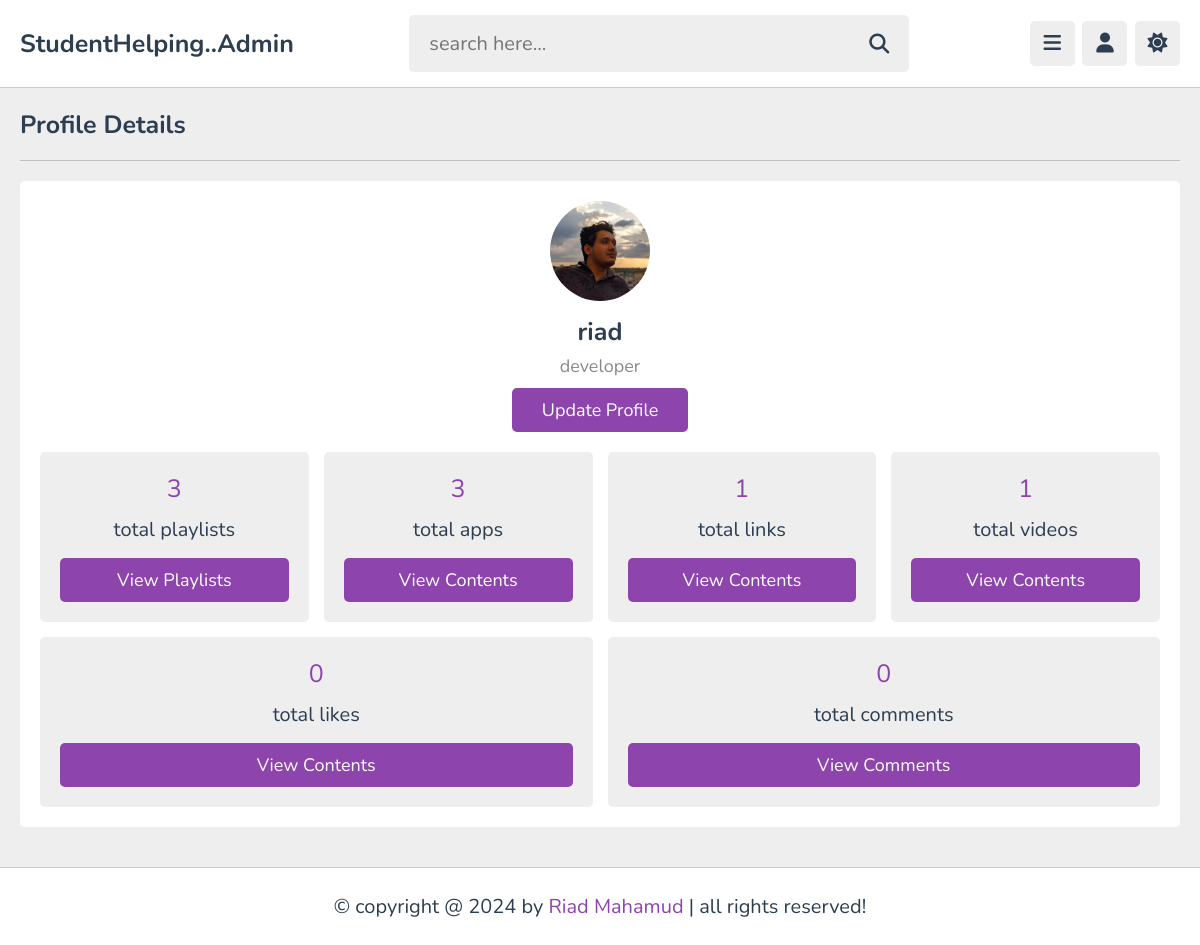
The page /admin/profile.php (signed in) on the database its author committed.
### tables this page shows
CREATE TABLE `tutors` (
  `id` varchar(20) NOT NULL,
  `name` varchar(50) NOT NULL,
  `profession` varchar(50) NOT NULL,
  `email` varchar(50) NOT NULL,
  `password` varchar(50) NOT NULL,
  `image` varchar(100) NOT NULL
);

### admin/profile.php (the view, shortened to what this page needs)
<?php
   include '../components/connect.php';
   if(isset($_COOKIE['tutor_id'])){
      $tutor_id = $_COOKIE['tutor_id'];
   }else{
      $tutor_id = '';
      header('location:login.php');
   }
   $select_playlists = $conn->prepare("SELECT * FROM `playlist_all` WHERE tutor_id = ?");
   $select_playlists->execute([$tutor_id]);
   $total_playlists = $select_playlists->rowCount();
   $select_contents = $conn->prepare("SELECT * FROM `content` WHERE tutor_id = ?");
   $select_contents->execute([$tutor_id]);
   $total_contents = $select_contents->rowCount();
   $select_likes = $conn->prepare("SELECT * FROM `likes` WHERE tutor_id = ?");
   $select_likes->execute([$tutor_id]);
   $total_likes = $select_likes->rowCount();
   $select_comments = $conn->prepare("SELECT * FROM `comments` WHERE tutor_id = ?");
   $select_comments->execute([$tutor_id]);
   $total_comments = $select_comments->rowCount();
   $select_apps = $conn->prepare("SELECT * FROM `app_upload` WHERE tutor_id = ?");
$select_apps->execute([$tutor_id]);
$total_apps = $select_apps->rowCount();
$select_links = $conn->prepare("SELECT * FROM `links_upload` WHERE tutor_id = ?");
$select_links->execute([$tutor_id]);
$total_link = $select_links->rowCount();
?>
<!DOCTYPE html>
<html lang="en">
<head>
   <link rel="stylesheet" href="https://cdnjs.cloudflare.com/ajax/libs/font-awesome/6.2.0/css/all.min.css">
   <link rel="stylesheet" href="../css/admin_style.css">
</head>
<body>
<?php include '../components/admin_header.php'; ?>
<section class="tutor-profile" style="min-height: calc(100vh - 19rem);">
   <h1 class="heading">profile details</h1>
   <div class="details">
      <div class="tutor">
         <img src="../uploaded_files/<?= $fetch_profile['image']; ?>" alt="">
         <h3><?= $fetch_profile['name']; ?></h3>
         <span><?= $fetch_profile['profession']; ?></span>
         <a href="update.php" class="inline-btn">update profile</a>
      </div>
      <div class="flex">
         <div class="box">
            <span><?= $total_playlists; ?></span>
            <p>total playlists</p>
            <a href="playlists.php" class="btn">view playlists</a>
         </div>
         <div class="box">
            <span><?= $total_apps; ?></span>
            <p>total apps</p>
            <a href="contents.php" class="btn">view contents</a>
         </div>
         <div class="box">
            <span><?= $total_link; ?></span>
            <p>total links</p>
            <a href="contents.php" class="btn">view contents</a>
         </div>
         <div class="box">
            <span><?= $total_contents; ?></span>
            <p>total videos</p>
            <a href="contents.php" class="btn">view contents</a>
         </div>
         <div class="box">
            <span><?= $total_likes; ?></span>
            <p>total likes</p>
            <a href="contents.php" class="btn">view contents</a>
         </div>
         <div class="box">
            <span><?= $total_comments; ?></span>
            <p>total comments</p>
            <a href="comments.php" class="btn">view comments</a>
         </div>
      </div>
   </div>
</section>
<?php include '../components/footer.php'; ?>
</body>
</html>

### css/admin_style.css (style rules this page uses)
:root { --main-color:#8e44ad; --red:#e74c3c; --oragen:#f39c12; --white:#fff; --black:#2c3e50; --light-color:#888; --light-bg:#eee; --border:.1rem solid rgba(0,0,0,.2); }
* { font-family: 'Nunito', sans-serif; margin: 0; padding: 0; box-sizing: border-box; outline: none; border: none; text-decoration: none; }
html { font-size: 62.5%; overflow-x: hidden; }
body { background-color: var(--light-bg); padding-left: 30rem; }
section { padding:2rem; max-width: 1200px; margin: 0 auto; }
.btn, .option-btn, .delete-btn, .inline-btn, .inline-option-btn, .inline-delete-btn { border-radius: .5rem; padding: 1rem 3rem; font-size: 1.8rem; color: #fff; margin-top: 1rem; text-transform: capitalize; cursor: pointer; text-align: center; }
.btn, .option-btn, .delete-btn { display: block; width: 100%; }
.inline-btn, .inline-option-btn, .inline-delete-btn { display: inline-block; }
.btn, .inline-btn { background-color: var(--main-color); }
.heading { padding-bottom: 1.8rem; border-bottom: var(--border); font-size: 2.5rem; color: var(--black); text-transform: capitalize; margin-bottom: 2rem; }
.tutor-profile .details { background-color: var(--white); border-radius: .5rem; padding: 2rem; text-align: center; }
.tutor-profile .details .tutor { margin-bottom: 2rem; }
.tutor-profile .details .tutor img { height: 10rem; width: 10rem; border-radius: 50%; object-fit: cover; margin-bottom: .5rem; }
.tutor-profile .details .tutor h3 { font-size: 2.5rem; color: var(--black); margin: .5rem 0; }
.tutor-profile .details .tutor span { font-size: 1.8rem; color: var(--light-color); display: block; }
.tutor-profile .details .flex { display: flex; gap: 1.5rem; align-items: center; flex-wrap: wrap; }
.tutor-profile .details .flex .box { flex: 1 1 26rem; border-radius: .5rem; background-color: var(--light-bg); padding: 2rem; }
.tutor-profile .details .flex span { color: var(--main-color); display: block; margin-bottom: .5rem; font-size: 2.5rem; }
.tutor-profile .details .flex .box p { font-size: 2rem; color: var(--black); padding: .5rem 0; }
@media (max-width:1200px) { body { padding-left: 0; } }

### rows shown on the page
tutors: image (picture), name "riad", profession "developer"

### other values the page prints
$total_playlists "3"
$total_apps "3"
$total_link "1"
$total_contents "1"
$total_likes "0"
$total_comments "0"
